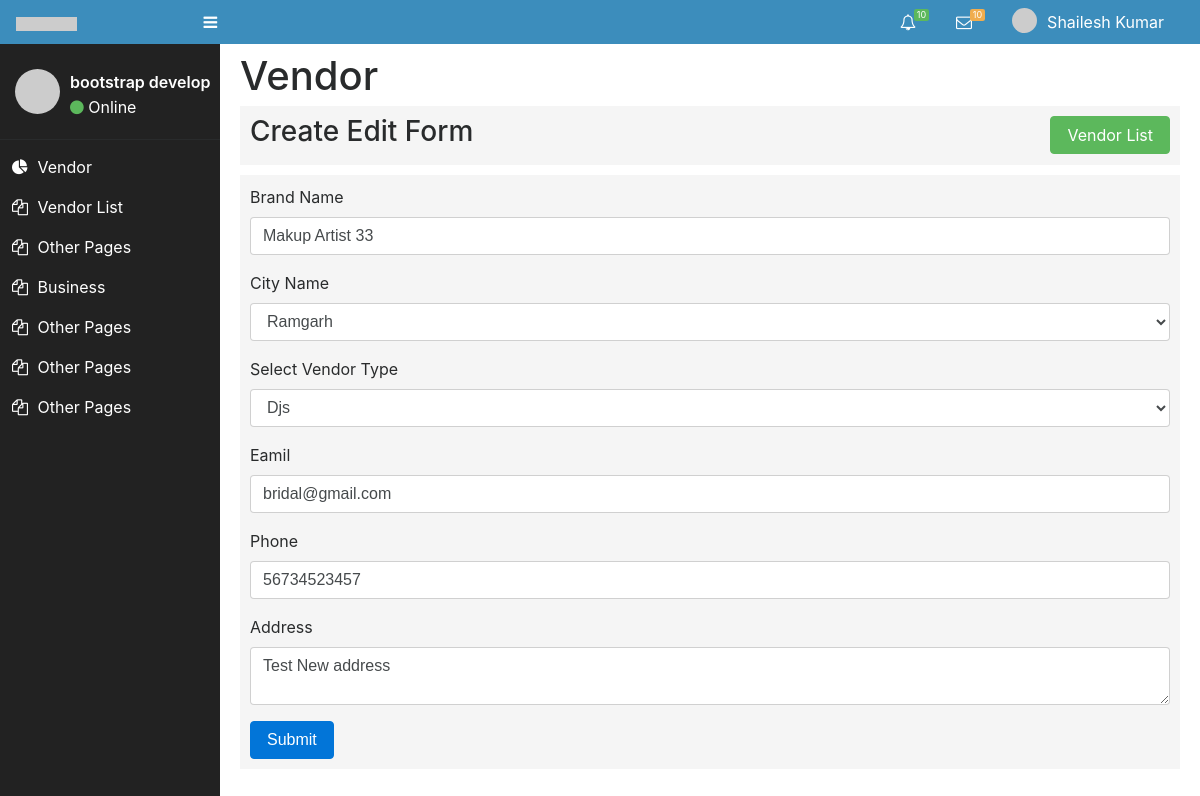
Page /vendoredit.php?vendorid=3 (signed in) on the committed database.
### tables this page shows
CREATE TABLE `vendors` (
  `id` int(11) NOT NULL,
  `brandname` varchar(100) NOT NULL,
  `email` varchar(200) NOT NULL,
  `password` varchar(254) NOT NULL,
  `phone` varchar(20) NOT NULL,
  `cityname` varchar(50) NOT NULL,
  `vendortype` varchar(100) NOT NULL,
  `address` text,
  `imageurl` varchar(254) DEFAULT NULL,
  `status` tinyint(4) NOT NULL DEFAULT '1',
  `created_at` datetime DEFAULT NULL,
  `updated_at` timestamp NOT NULL DEFAULT CURRENT_TIMESTAMP ON UPDATE CURRENT_TIMESTAMP,
  `deleted_at` datetime DEFAULT NULL
);

### vendoredit.php (the view, shortened to what this page needs)
<?php
require('db.php');
$vendorid = $_GET['vendorid'];
$query = "SELECT * FROM `vendors` where id='$vendorid'";
$result = mysqli_query($con,$query) or die(mysql_error());
if($result){
$row = $result->fetch_assoc();
}
?>
<!DOCTYPE html>
<html>
<head>
	<link rel="stylesheet" href="https://maxcdn.bootstrapcdn.com/bootstrap/4.5.2/css/bootstrap.min.css">
	<link rel="stylesheet" type="text/css" href="css/dashboard.css">
</head>
<body>
<header class="header">
          <nav class="navbar navbar-toggleable-md navbar-light pt-0 pb-0 ">
            <a class="navbar-brand p-0 mr-5" href="dashboard.php"><img src="http://via.placeholder.com/61x14"></a>
            <div class="float-left"> <a href="#" class="button-left"><span class="fa fa-fw fa-bars "></span></a> </div>
            <div class="collapse navbar-collapse flex-row-reverse" id="navbarNavDropdown">
              <ul class="navbar-nav">
                <li class="nav-item dropdown messages-menu">
                  <a class="nav-link dropdown-toggle" href="http://example.com" id="navbarDropdownMenuLink" data-toggle="dropdown" aria-haspopup="true" aria-expanded="false">
                    <i class="fa fa-bell-o"></i>
                    <span class="label label-success bg-success">10</span>
                  </a>
              </li>
              <li class="nav-item dropdown notifications-menu">
                <a class="nav-link dropdown-toggle" href="http://example.com" id="navbarDropdownMenuLink" data-toggle="dropdown" aria-haspopup="true" aria-expanded="false">
                  <i class="fa fa-envelope-o"></i>
                  <span class="label label-warning bg-warning">10</span>
                </a>
              </li>
              <li class="nav-item dropdown  user-menu">
                <a class="nav-link dropdown-toggle" href="http://example.com" id="navbarDropdownMenuLink" data-toggle="dropdown" aria-haspopup="true" aria-expanded="false">
                  <img src="http://via.placeholder.com/160x160" class="user-image" alt="User Image" >
                  <span class="hidden-xs"><?php echo $_SESSION['name'] ?></span>
                </a>
              </li>
            </ul>
          </div>
        </nav>
      </header>
      <div class="main">
        <aside>
          <div class="" style="display: flex;">
          <div class="sidebar left ">
            <div class="user-panel">
              <div class="pull-left image">
                <img src="http://via.placeholder.com/160x160" class="rounded-circle" alt="User Image">
              </div>
              <div class="pull-left info">
                <p>bootstrap develop</p>
                <a href="#"><i class="fa fa-circle text-success"></i> Online</a>
              </div>
            </div>
            <ul class="list-sidebar bg-defoult">
      <li> <a href="vendor.php"><i class="fa fa-pie-chart"></i> <span class="nav-label">Vendor</span> </a></li>
      <li> <a href="vendorlist.php"><i class="fa fa-files-o"></i> <span class="nav-label">Vendor List</span></a> </li>
      <li> <a href="#"><i class="fa fa-files-o"></i> <span class="nav-label">Other Pages</span></a> </li>
      <li> <a href="business.php"><i class="fa fa-files-o"></i> <span class="nav-label">Business</span></a> </li>
      <li> <a href="#"><i class="fa fa-files-o"></i> <span class="nav-label">Other Pages</span></a> </li>
      <li> <a href="#"><i class="fa fa-files-o"></i> <span class="nav-label">Other Pages</span></a> </li>
      <li> <a href="#"><i class="fa fa-files-o"></i> <span class="nav-label">Other Pages</span></a> </li>
    </ul>
    </div>
    <div class="">
        <div class="panelbody" style="padding: 10px 0px 0px 20px;width: 80vw;">
            <div class="">
              <h1>Vendor</h1>
            </div>
            <div class="" style="display: flex;justify-content: space-between;align-items: center;background-color: #f5f5f5;padding:10px 10px 10px 10px;margin-bottom: 10px;">
              <div class="">
                <h3>Create Edit Form</h3>
              </div>
              <div>
                <a href="vendorlist.php" class="btn btn-success">Vendor List</a>
              </div>
            </div>
            <div class="cardbody" style="background-color: #f5f5f5; padding: 10px 10px 10px 10px;">
              <?php
              if(isset($_REQUEST['brandname']))
              {
                $brandname = $_POST["brandname"];
                $cityname = $_POST['cityname'];
                $vendortype = $_POST['vendortype'];
                $email = $_POST['email'];
                $phone = $_POST['phone'];
                $address = $_POST['address'];
                $query = "UPDATE `vendors` SET brandname='$brandname', cityname='$cityname',vendortype='$vendortype', email='$email', phone='$phone', address='$address' WHERE id='$vendorid'";
                $result = mysqli_query($con,$query);
                if($result){
                    echo "<div class='form'><h3>Vendor updated successfully.</h3></div>";
                }
              }
              else{
              ?>
              <form action="" method="POST">
                <div class="form-group">
                  <label>Brand Name</label>
                  <input type="text" class="form-control" name="brandname" placeholder="Brand Name" value="<?php echo $row['brandname'] ?>">
                </div>
                <div class="form-group">
                  <label>City Name</label>
                  <select class="form-control" name="cityname">
                    <option value="Ramgarh" <?php echo $row['cityname'] == 'Ramgarh' ? 'selected' : "" ?>>Ramgarh</option>
                  </select>
                </div>
                <div class="form-group">
                  <label>Select Vendor Type</label>
                  <select class="form-control" name="vendortype">
                    <option value="Djs" <?php echo $row['vendortype'] == 'Djs' ? 'selected' : '' ?>>Djs</option>
                  </select>
                </div>
                <div class="form-group">
                  <label>Eamil</label>
                  <input type="text" class="form-control" name="email" placeholder="Enter email" value="<?php echo $row['email']; ?>">
                </div>
                <div class="form-group">
                  <label>Phone</label>
                  <input type="text" class="form-control" name="phone" placeholder="Phone Number" value="<?php echo $row['phone']; ?>">
                </div>
                <div class="form-group">
                  <label>Address</label>
                  <textarea class="form-control" name="address" placeholder="Address"><?php echo $row['address']; ?></textarea>
                </div>
                <input type="submit" name="Submit" class="btn btn-primary">
              </form>
            <?php } ?>
            </div>
        </div>
    </div>
  </div>
    </aside>
    </div>
</body>
</html>

### rows in the picture
vendors: brandname "Makup Artist 33", cityname "Ramgarh", vendortype "Djs", email "bridal@gmail.com", phone "56734523457", address "Test New address"

### other values in the picture
$_SESSION['name'] "Shailesh Kumar"
